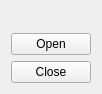
<?xml version="1.0" encoding="UTF-8"?>
<ui version="4.0">
 <class>ShutterFEgui</class>
 <widget class="QWidget" name="ShutterFEgui">
  <property name="geometry">
   <rect>
    <x>0</x>
    <y>0</y>
    <width>82</width>
    <height>94</height>
   </rect>
  </property>
  <property name="windowTitle">
   <string>ShutterFEgui</string>
  </property>
  <layout class="QVBoxLayout" name="verticalLayout">
   <item>
    <widget class="QLabel" name="label">
     <property name="text">
      <string/>
     </property>
     <property name="alignment">
      <set>Qt::AlignCenter</set>
     </property>
    </widget>
   </item>
   <item>
    <widget class="QPushButton" name="open">
     <property name="sizePolicy">
      <sizepolicy hsizetype="Minimum" vsizetype="Minimum">
       <horstretch>0</horstretch>
       <verstretch>0</verstretch>
      </sizepolicy>
     </property>
     <property name="text">
      <string>Open</string>
     </property>
    </widget>
   </item>
   <item>
    <widget class="QPushButton" name="close">
     <property name="sizePolicy">
      <sizepolicy hsizetype="Minimum" vsizetype="Minimum">
       <horstretch>0</horstretch>
       <verstretch>0</verstretch>
      </sizepolicy>
     </property>
     <property name="text">
      <string>Close</string>
     </property>
    </widget>
   </item>
  </layout>
 </widget>
 <layoutdefault spacing="6" margin="11"/>
 <resources/>
 <connections/>
</ui>
